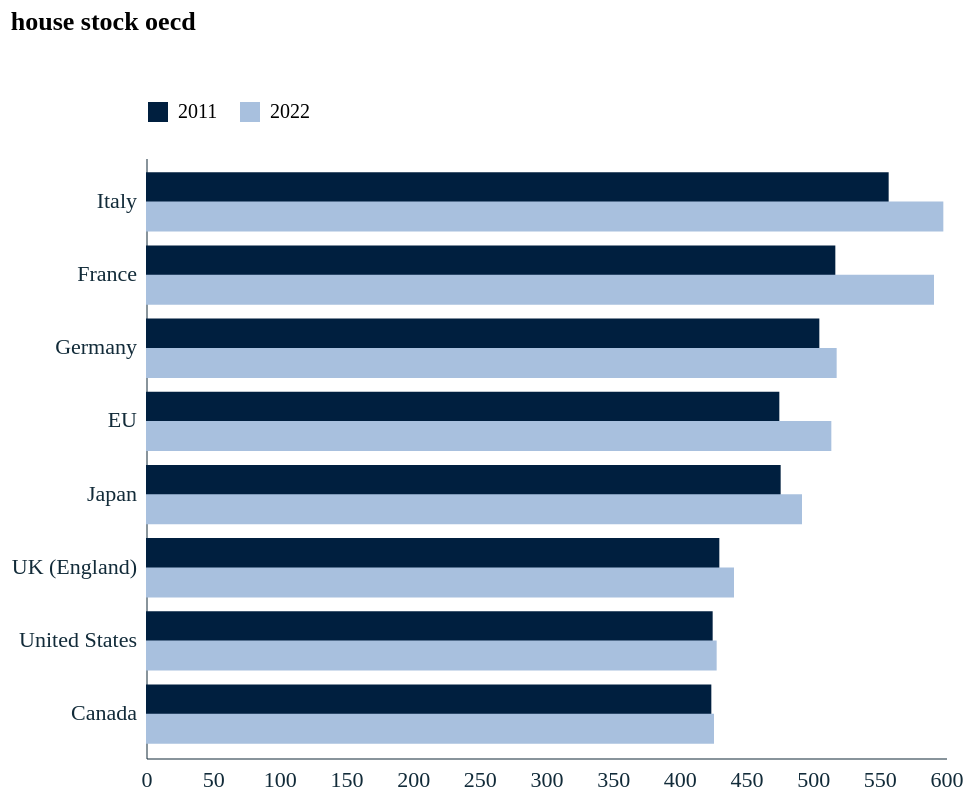

Write a Vega-Lite specification for this figure.
### Vega-Lite specification from a JSON file in a GitHub repository (floating-point values rounded to 4 significant figures)
{"config": {"font": "Circular Std", "mark": {"line": {"interpolate": "linear"}}, "view": {"stroke": "transparent", "width": 400, "height": 300}, "range": {"category": ["#179fdb", "#e6224b", "#f4c245", "#122b39", "#eb5c2e", "#36b7b4"], "diverging": ["#E6224B", "#E54753", "#C9C9C9", "#179FDB", "#122B39"], "heatmap": ["#C9C9C9", "#179FDB", "#0063AF", "#122B39"], "ordinal": ["#00A767", "#36B7B4", "#179FDB", "#0063AF", "#243B5A"]}, "axisX": {"labelColor": "#122b39", "tickColor": "#122b39", "domainColor": "#122b39", "domainOpacity": 0.5, "gridOpacity": 0, "labelFont": "Circular Std", "labelAngle": 0, "labelAlign": "center", "labelFontSize": 11, "labelPadding": 5, "tickCount": 10, "tickSize": 0, "title": ""}, "axisY": {"labelColor": "#122b39", "labelFont": "Circular Std", "tickColor": "#122b39", "domainColor": "#122b39", "gridColor": "#122b39", "gridDash": [1, 5], "gridOpacity": 0.5, "labelPadding": 5, "labelFontSize": 11, "domainOpacity": 0.5, "tickSize": 0, "title": null, "titleAlign": "left", "titleAngle": 0, "titleBaseline": "bottom", "titleColor": "#122b39", "titleOpacity": 0.9, "titleX": 0, "titleY": -7}}, "data": {"name": "data-87d9e3943a632912224f9fb98cb7595e"}, "mark": {"type": "bar", "size": 15}, "encoding": {"color": {"field": "year", "legend": {"orient": "top", "direction": "horizontal"}, "scale": {"range": ["#001f3f", "#A8C0DE"]}, "title": "", "type": "nominal"}, "x": {"field": "value", "title": "", "type": "quantitative"}, "y": {"field": "region", "scale": {"domain": ["Italy", "France", "Germany", "EU ", "Japan", "UK (England)", "United States", "Canada"]}, "title": "", "type": "nominal"}, "yOffset": {"field": "year", "type": "nominal"}}, "title": {"text": "house stock oecd", "anchor": "start", "subtitle": ["", ""]}, "$schema": "https://vega.github.io/schema/vega-lite/v5.17.0.json", "datasets": {"data-87d9e3943a632912224f9fb98cb7595e": [{"year": 2011, "region": "Italy", "value": 557}, {"year": 2011, "region": "France", "value": 517}, {"year": 2011, "region": "Germany", "value": 505}, {"year": 2011, "region": "EU ", "value": 475}, {"year": 2011, "region": "Japan", "value": 476}, {"year": 2011, "region": "UK (England)", "value": 430}, {"year": 2011, "region": "United States", "value": 425}, {"year": 2011, "region": "Canada", "value": 424}, {"year": 2022, "region": "Italy", "value": 598}, {"year": 2022, "region": "France", "value": 591}, {"year": 2022, "region": "Germany", "value": 518}, {"year": 2022, "region": "EU ", "value": 514}, {"year": 2022, "region": "Japan", "value": 492}, {"year": 2022, "region": "UK (England)", "value": 441}, {"year": 2022, "region": "United States", "value": 428}, {"year": 2022, "region": "Canada", "value": 426}]}}
